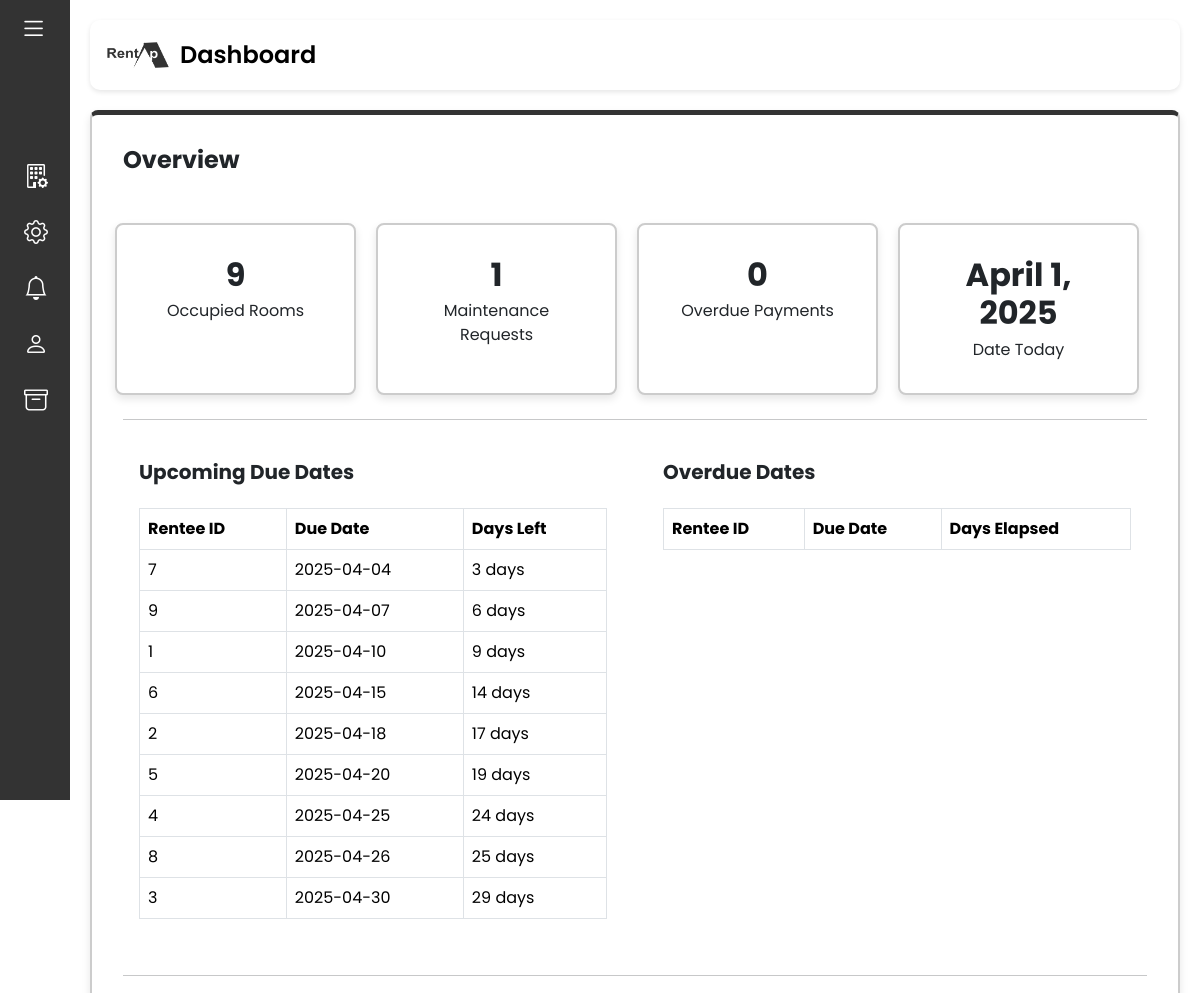
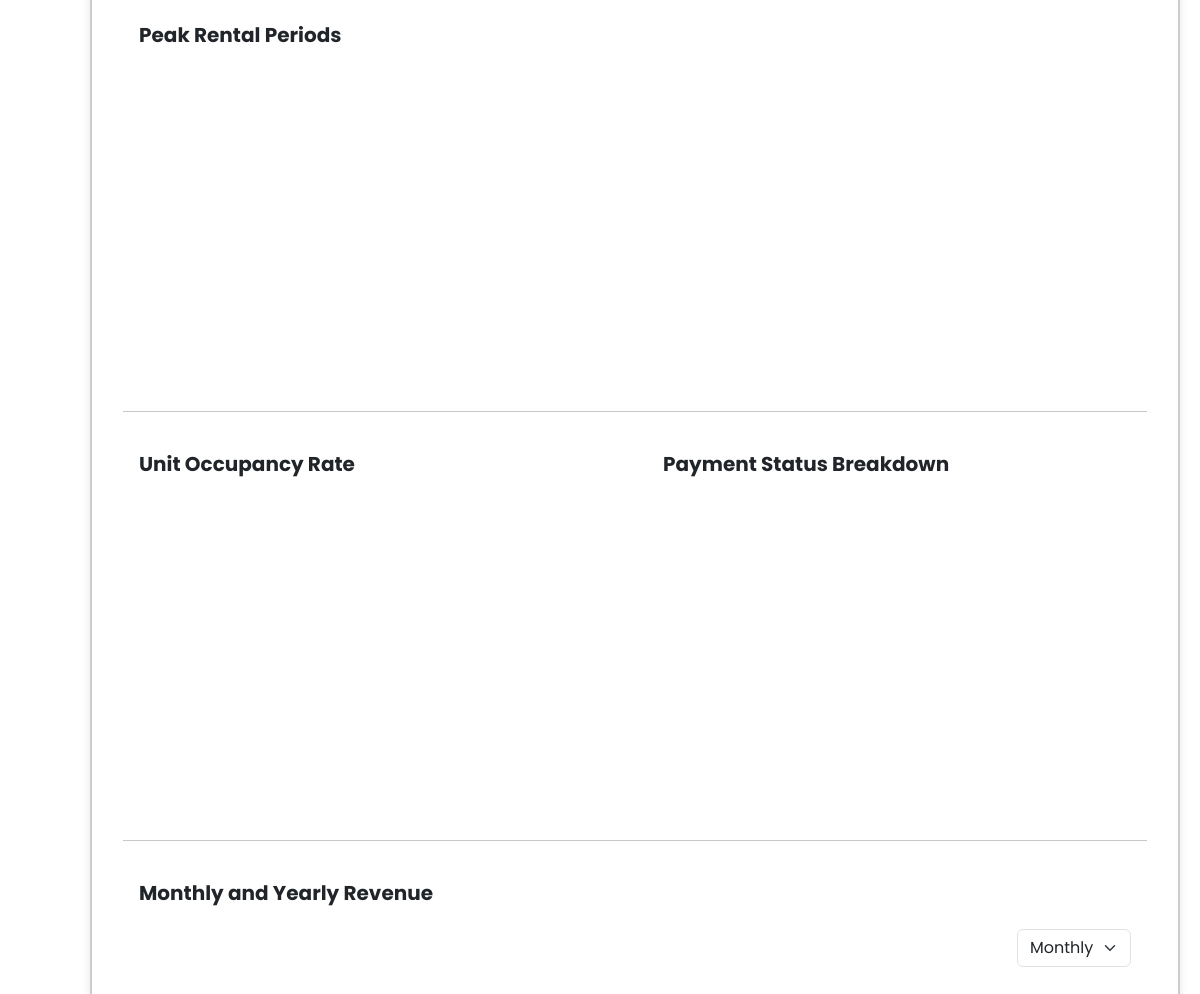
Page /manager/manager_dashboard.php (signed in) on the committed database (2 pictures, top to bottom).
### tables this page shows
CREATE TABLE `pending_payments` (
  `rentee_id` int(11) DEFAULT NULL,
  `due_date` date DEFAULT NULL,
  `amount` decimal(10,2) DEFAULT NULL,
  `status` enum('Pending','Paid') DEFAULT NULL
);

### manager/manager_dashboard.php (the view, shortened to what this page needs)
<?php
include '../db_connection.php';
$occupiedRoomsQuery = "SELECT COUNT(*) AS occupied_count FROM Unit_Status WHERE status = 'Occupied'";
$occupiedRoomsResult = $conn->query($occupiedRoomsQuery);
$occupiedRooms = $occupiedRoomsResult->fetch_assoc()['occupied_count'];
$maintenanceRequestsQuery = "SELECT COUNT(*) AS maintenance_count FROM Maintenance_Request WHERE status = 'Pending'";
$maintenanceRequestsResult = $conn->query($maintenanceRequestsQuery);
$maintenanceRequests = $maintenanceRequestsResult->fetch_assoc()['maintenance_count'];
$overduePaymentsQuery = "SELECT COUNT(*) AS overdue_count FROM Payment_History WHERE status = 'Overdue'";
$overduePaymentsResult = $conn->query($overduePaymentsQuery);
$overduePayments = $overduePaymentsResult->fetch_assoc()['overdue_count'];
$upcomingDueDatesQuery = "
    SELECT rentee_id, due_date, DATEDIFF(due_date, CURDATE()) AS days_left
    FROM Pending_Payments
    WHERE status = 'Pending' AND due_date >= CURDATE()
    ORDER BY due_date ASC
";
$upcomingDueDatesResult = $conn->query($upcomingDueDatesQuery);
?>
<!DOCTYPE html>
<html lang="en">
<head>
    <link href="https://cdn.lineicons.com/4.0/lineicons.css" rel="stylesheet" />
    <link href="https://cdn.jsdelivr.net/npm/bootstrap@5.3.3/dist/css/bootstrap.min.css" rel="stylesheet">
    <link href="https://cdn.jsdelivr.net/npm/bootstrap-icons/font/bootstrap-icons.css" rel="stylesheet">
    <link rel="stylesheet" href="../main.css">
</head>
<body>
    <div class="wrapper">
        <?php include '../manager_sidebar.php'; ?>
        <div class="main-content container-fluid g-0">
            <div class="title-container">
                <img src="../images/RentAp_full.png" alt="RentAp Icon" class="rentap_Icon">
                <h1>Dashboard</h1>
            </div>
            <div class="content-container">
                <div class="row">
                    <div class="col-12">
                        <div class="card">
                            <div class="card-body">
                                <h4 class="card-title mb-4"><strong>Overview</strong></h4>
                                <div class="row">
                                    <div class="content container mt-4">
                                        <div class="row g-3 cardBox justify-content-between">
                                            <div class="col-md-4 dashboardcard">
                                                <div class="text-center p-3">
                                                    <h5 class="card-title numbers"><?= $occupiedRooms ?></h5>
                                                    <p class="card-text cardName">Occupied Rooms</p>
                                                </div>
                                            </div>
                                            <div class="col-md-4 dashboardcard">
                                                <div class="text-center p-3">
                                                    <h5 class="card-title numbers"><?= $maintenanceRequests ?></h5>
                                                    <p class="card-text cardName">Maintenance Requests</p>
                                                </div>
                                            </div>
                                            <div class="col-md-4 dashboardcard">
                                                <div class="text-center p-3">
                                                    <h5 class="card-title numbers"><?= $overduePayments ?></h5>
                                                    <p class="card-text cardName">Overdue Payments</p>
                                                </div>
                                            </div>
                                            <div class="col-md-4 dashboardcard">
                                                <div class="text-center p-3">
                                                    <?php
                                                    $date = new DateTime();
                                                    echo '<h5 class="card-title numbers">' . $date->format('F j, Y') . '</h5>';
                                                    ?>
                                                    <p class="card-text cardName">Date Today</p>
                                                </div>
                                            </div>
                                        </div>
                                    </div>
                                </div>
                                <hr class="my-4">
                                <div class="row mt-4">
                                    <div class="col-md-6">
                                        <div class="card-body">
                                            <h5 class="card-title mb-4"><strong>Upcoming Due Dates</strong></h5>
                                            <table class="table table-bordered">
                                                <thead>
                                                    <tr>
                                                        <th>Rentee ID</th>
                                                        <th>Due Date</th>
                                                        <th>Days Left</th>
                                                    </tr>
                                                </thead>
                                                <tbody>
                                                    <?php while ($row = $upcomingDueDatesResult->fetch_assoc()): ?>
                                                        <tr>
                                                            <td><?= htmlspecialchars($row['rentee_id']) ?></td>
                                                            <td><?= htmlspecialchars($row['due_date']) ?></td>
                                                            <td><?= htmlspecialchars($row['days_left']) ?> days</td>
                                                        </tr>
                                                    <?php endwhile; ?>
                                                </tbody>
                                            </table>
                                        </div>
                                    </div>
                                    <div class="col-md-6">
                                        <div class="card-body">
                                            <h5 class="card-title mb-4"><strong>Overdue Dates</strong></h5>
                                            <table class="table table-bordered">
                                                <thead>
                                                    <tr>
                                                        <th>Rentee ID</th>
                                                        <th>Due Date</th>
                                                        <th>Days Elapsed</th>
                                                    </tr>
                                                </thead>
                                            </table>
                                        </div>
                                    </div>
                                </div>
                                <hr class="my-4">
                                <div class="col-12 mt-4">
                                    <div class="card-body">
                                        <h5 class="card-title mb-4"><strong>Peak Rental Periods</strong></h5>
                                        <div id="peakRentalChart" style="height: 300px;"></div>
                                    </div>
                                </div>
                                <hr class="my-4">
                                <div class="row mt-4">
                                    <div class="col-md-6">
                                        <div class="card-body">
                                            <h5 class="card-title mb-4"><strong>Unit Occupancy Rate</strong></h5>
                                            <div id="unitOccupancyChart" style="height: 300px;"></div>
                                        </div>
                                    </div>
                                    <div class="col-md-6">
                                        <div class="card-body">
                                            <h5 class="card-title mb-4"><strong>Payment Status Breakdown</strong></h5>
                                            <div id="paymentStatusChart" style="height: 300px;"></div>
                                        </div>
                                    </div>
                                </div>
                                <hr class="my-4">
                                <div class="col-12 mt-4">
                                    <div class="card-body">
                                        <h5 class="card-title mb-4"><strong>Monthly and Yearly Revenue</strong></h5>
                                        <div class="d-flex justify-content-end mb-3">
                                            <select id="revenueViewSelector" class="form-select w-auto">
                                                <option value="monthly" selected>Monthly</option>
                                            </select>
                                        </div>
                                        <div id="revenueChart" style="height: 300px;"></div>
                                    </div>
                                </div>
                            </div>
                        </div>
                    </div>
                </div>
            </div>
</body>
</html>

### main.css (style rules this page uses)
html, body { overflow: auto; height: 100%; }
h1 { font-weight: 600; font-size: 1.5rem; }
body { font-family: 'Poppins', sans-serif; }
.wrapper { display: flex; height: 100vh; }
.main-content { margin-left: 70px; padding: 20px; transition: margin-left 0.25s ease-in-out; }
.rentap_Icon { width: 65px; height: 40px; margin-right: 10px; }
.title-container { color: black; padding: 15px; border-radius: 10px; box-shadow: 0px 2px 5px rgba(0, 0, 0, 0.1); margin-bottom: 20px; display: flex; align-items: center; }
.title-container h1 { font-size: 24px; margin: 0; }
.content { flex-grow: 1; width: 100%; }
.cardBox { display: flex; flex-wrap: wrap; justify-content: space-evenly; width: 100%; }
.card { flex: 1 1 calc(25% - 20px); max-width: 100%; min-width: 180px; padding: 15px; border: 2px solid #ccc; border-top: 5px solid #333333; border-radius: 8px; background-color: #fff; box-shadow: 0 4px 8px rgba(0, 0, 0, 0.1); }
.dashboardcard { flex: 1 1 calc(25% - 20px); max-width: 100%; min-width: 180px; padding: 15px; border: 2px solid #ccc; border-radius: 8px; background-color: #fff; box-shadow: 0 4px 8px rgba(0, 0, 0, 0.1); }
.card .numbers { font-size: 2rem; font-weight: bold; margin-bottom: 5px; }
.card .cardName { font-size: 1rem; margin-top: 5px; }
.cardBox { display: flex; flex-wrap: wrap; gap: 20px; }

### manager/manager_dashboard.php (style rules this page uses)
.cardBox { background-color: transparent !important; border-bottom: none !important; }

### rows in the picture
pending_payments: rentee_id "7", due_date "2025-04-04", days_left "3"
pending_payments: rentee_id "9", due_date "2025-04-07", days_left "6"
pending_payments: rentee_id "1", due_date "2025-04-10", days_left "9"
pending_payments: rentee_id "6", due_date "2025-04-15", days_left "14"
pending_payments: rentee_id "2", due_date "2025-04-18", days_left "17"
pending_payments: rentee_id "5", due_date "2025-04-20", days_left "19"
pending_payments: rentee_id "4", due_date "2025-04-25", days_left "24"
pending_payments: rentee_id "8", due_date "2025-04-26", days_left "25"
pending_payments: rentee_id "3", due_date "2025-04-30", days_left "29"

### other values in the picture
$occupiedRooms "9"
$maintenanceRequests "1"
$overduePayments "0"
